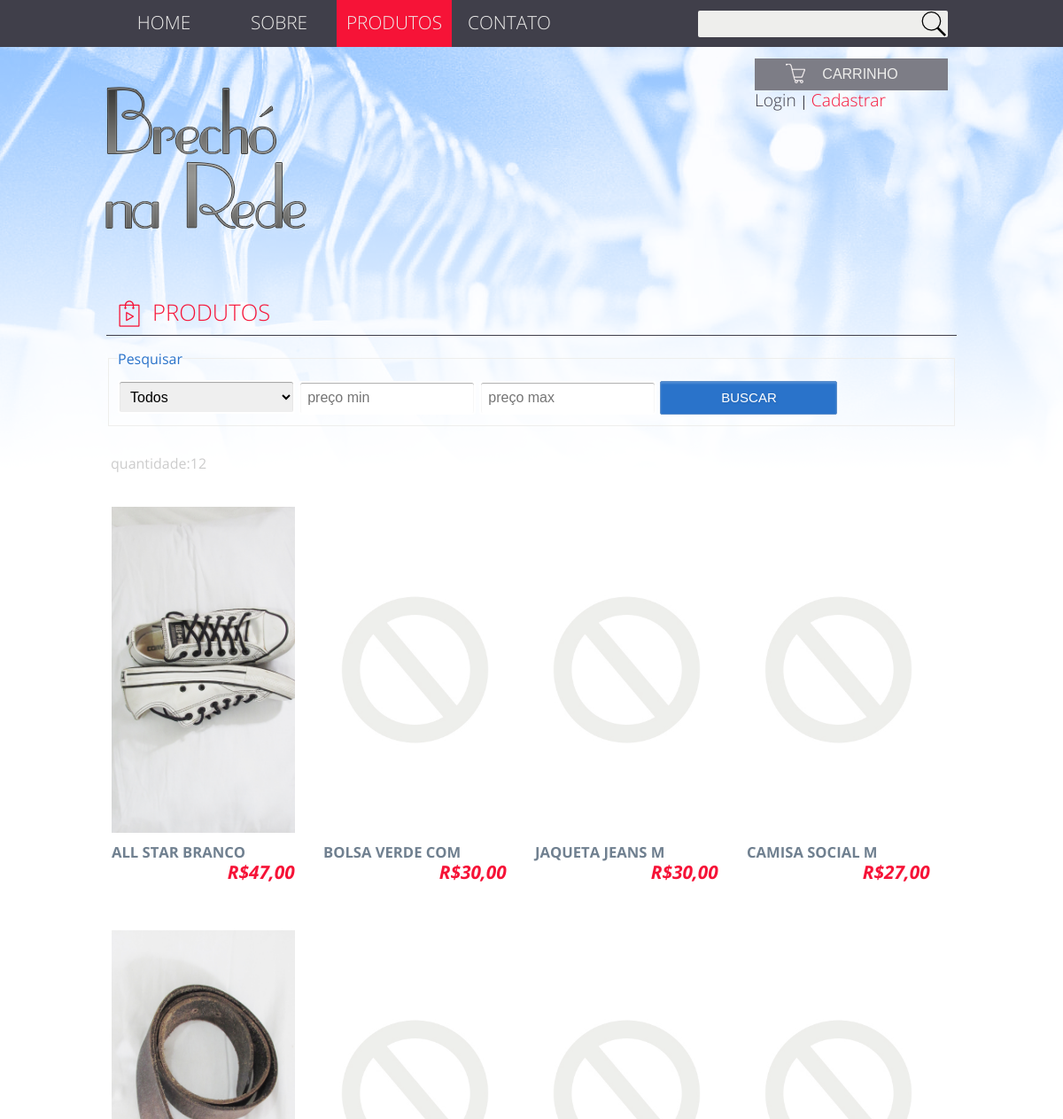
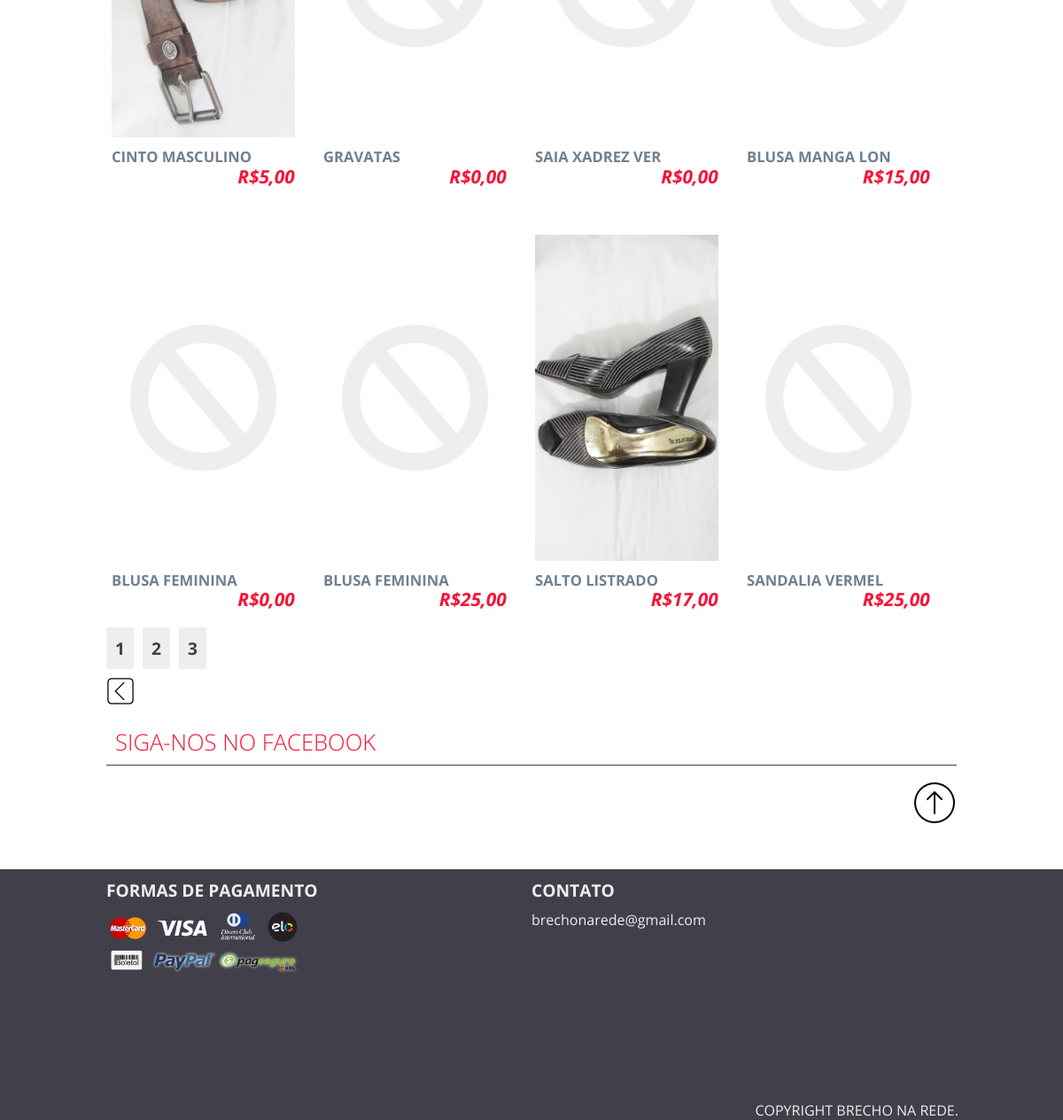
The app's page /index.php?ctrl=controladorPaginaProdutos with its own data (2 pictures, top to bottom).
### tables this page shows
CREATE TABLE `produto` (
  `idProduto` int(11) NOT NULL,
  `nome` varchar(30) NOT NULL,
  `tamanho` int(11) DEFAULT NULL,
  `cor` char(20) NOT NULL,
  `genero` enum('masculino','feminino') NOT NULL,
  `preco` decimal(4,2) NOT NULL,
  `tipo` varchar(50) DEFAULT NULL,
  `foto` varchar(40) NOT NULL,
  `descricao` varchar(50) NOT NULL,
  `quantidade` int(3) NOT NULL
);

### img/modelo/DAO/classeProdutoDAO.php (called while the page is built, shortened)
<?php
class classeProdutoDAO {
    public function buscarProduto($por, $valor) {
        try {
            $pdo = conexao::getInstance();
            switch ($por) {
                case "":
                    $sql = "SELECT * from produto order by idproduto desc";
                    break;
            }
            $pesquisa = $pdo->prepare($sql);
            $pesquisa->execute();
            if (!$pesquisa->rowCount() == 1) {
                echo '<script type="text/javascript">
         alert("Nenhum produto encontrado com valor informado!");
         location.href ="index.php?link=formBuscarProduto";
    </script>';
            } else {
                $retorno = array();
                while ($valores = $pesquisa->fetchObject(__CLASS__)) {
                    $retorno[] = $valores;
                }
                return $retorno;
            }
        } catch (PDOException $erro) {
            echo $erro->getMessage();
        }
    }
    public function ProdutosCliente($sexo, $precomin, $precomax, $nomeproduto, $pg) {
        $numero = 12;
        $apartir =($pg==1) ? 1 : ($pg * $numero)-$numero;
        $pdo = conexao::getInstance();
        if ($sexo == '' && $precomin == '' && $precomax == '' && $nomeproduto == '') {
            $sql = "SELECT * FROM produto where idproduto >= $apartir  limit $numero ";
        } elseif ($sexo != '' && $precomin == '' && $precomax == '' && $nomeproduto == '') {
            $sql = "SELECT * FROM produto where genero='$sexo' and idProduto>=$apartir  limit $numero";
        } elseif ($sexo == '' && $precomin != '' && $precomax == '' && $nomeproduto == '') {
            $sql = "SELECT * FROM produto where preco between $precomin and $precomax  and idProduto>=$apartir  limit $numero ";
        } elseif ($sexo == '' && $precomin == '' && $precomax != '' && $nomeproduto == '') {
            $sql = "SELECT * FROM produto where preco between $precomin and $precomax and idProduto>=$apartir  limit $numero ";
        } elseif ($sexo == '' && $precomin != '' && $precomax != '' && $nomeproduto == '') {
            $sql = "SELECT * FROM produto where preco between $precomin and $precomax and idProduto>=$apartir  limit $numero";
        } elseif ($sexo == '' && $precomin == '' && $precomax == '' && $nomeproduto != '') {
            $sql = "SELECT * FROM produto where nome like '%$nomeproduto%' and idProduto>=$apartir  limit $numero";
        } elseif ($sexo != '' && $precomin == '' && $precomax == '' && $nomeproduto != '') {
            $sql = "SELECT * FROM produto WHERE genero='$sexo' AND nome like '%$nomeproduto%' and idproduto>=$apartir  limit $numero";
        }
        $pesquisa = $pdo->prepare($sql);
        $pesquisa->execute();
        $armazem = array();
        while ($result = $pesquisa->fetchObject(__CLASS__)) {
            $armazem[] = $result;
        }
        return $armazem;
    }
}

### controle/controladorPaginaProdutos.php (the view, shortened to what this page needs)
<?php
require_once 'modelo/DAO/classeProdutoDAO.php';
@$sexo = $_GET['sexo'];
@$precomin = $_GET['min'];
@$precomax = $_GET['max'];
@$nomeproduto = $_GET['nomeproduto'];
$pg = $_GET['pg'];
$obj = new classeProdutoDAO;
$objeto = $obj->ProdutosCliente($sexo, $precomin, $precomax, $nomeproduto, $pg);
$pesquisa = $obj->buscarProduto("", "");
include "visao/formPaginaProduto.php";
echo "<br>";
echo "<span class='numeracao'> quantidade:".sizeof($objeto)." </span><br><br>";
foreach ($objeto as $resultado) {
    if (file_exists('img/produtos/' . $resultado->foto . '.jpg')):
        $ft = "<img src='img/produtos/$resultado->foto.jpg' >";
    else:
        $ft = "<img src='img/semft.jpg' >";
    endif;
    echo "<div class='box'>
<a href='index.php?ctrl=controladorInformacaoProduto&pdt=$resultado->idProduto'>
$ft
<span class='titulo'>" . substr($resultado->nome, 0, 15) . "</span>
<span class='price'><p>R$" . number_format($resultado->preco, '2', ',', '.') . " </p></span>
</a>
</div>
    ";
}
if($sexo == '' && $precomin =='' && $precomax==''){
$tdspdt = count($pesquisa);
$qtdpgs = ($tdspdt % 12 == 0) ? ($tdspdt / 12) : ($tdspdt / 12) + 1;
echo '<br><br>';
echo "<ul class='paginasbtn'>";
for ($i = 1; $i <= $qtdpgs; $i++) {
    echo '<li><a href="?ctrl=controladorPaginaProdutos&&pg='. $i .'" class="btnpg">' . $i . '</a></li>';
}
}
echo "</ul><br><br><a href='index.php'><i class='voltar'></i></a>";

### css/estilo.css (style rules this page uses)
* { margin:0; padding:0; }
body { font-family: 'Open Sans', sans-serif; color:#eeeeec; background:url(../img/banner.png) no-repeat; }
.box { width: 218px; min-height:370px; float: left; margin-right:20px; margin-bottom: 25px; display:table; margin-top: 15px; font-size: 1em; padding-bottom: 5px; color:#403f4a; border:2px solid #fff; box-sizing:border-box; transition: 0.8s; }
div .box .titulo { margin-left: 4px; color:#708090; }
.box img { padding:4px; width:207px; height: 368px; }
.box a { text-decoration: none; text-indent: 6px; font-size: 1.3em; color:#403f4a; }
.titulo { font-size:0.8em; text-align: left; font-weight:bolder; text-transform:uppercase; }
.price { text-align: right; font-style:italic; font-weight:bolder; display: table; color:#f61337; width: 98%; }
.numeracao { color:#ccc;padding:5px; }
.paginasbtn { width: inherit; clear: both; }
.paginasbtn li { display: inline; }
.paginasbtn li a { width:15px; height:10px; display:inline; padding:10px; background:#eeeeec; margin-right:10px; font-size:1.2em; text-decoration: none; border-radius:2px; color:#403f4a; font-weight: bold; }
.voltar { background:url(../img/icones/voltar.png) no-repeat ; display: table; width: 32px; height: 32px; clear: both; position:absolute; margin-top: 20px; bottom:0; }

### records on screen
produto: foto (picture), nome "ALL STAR BRANCO", preco "47,00"
produto: nome "BOLSA VERDE COM", preco "30,00"
produto: nome "JAQUETA JEANS M", preco "30,00"
produto: nome "CAMISA SOCIAL M", preco "27,00"
produto: foto (picture), nome "CINTO MASCULINO", preco "5,00"
produto: nome "GRAVATAS", preco "0,00"
produto: nome "SAIA XADREZ VER", preco "0,00"
produto: nome "BLUSA MANGA LON", preco "15,00"
produto: nome "BLUSA FEMININA", preco "0,00"
produto: nome "BLUSA FEMININA", preco "25,00"
produto: foto (picture), nome "SALTO LISTRADO", preco "17,00"
produto: nome "SANDALIA VERMEL", preco "25,00"

### other values on screen
sizeof($objeto) "12"
